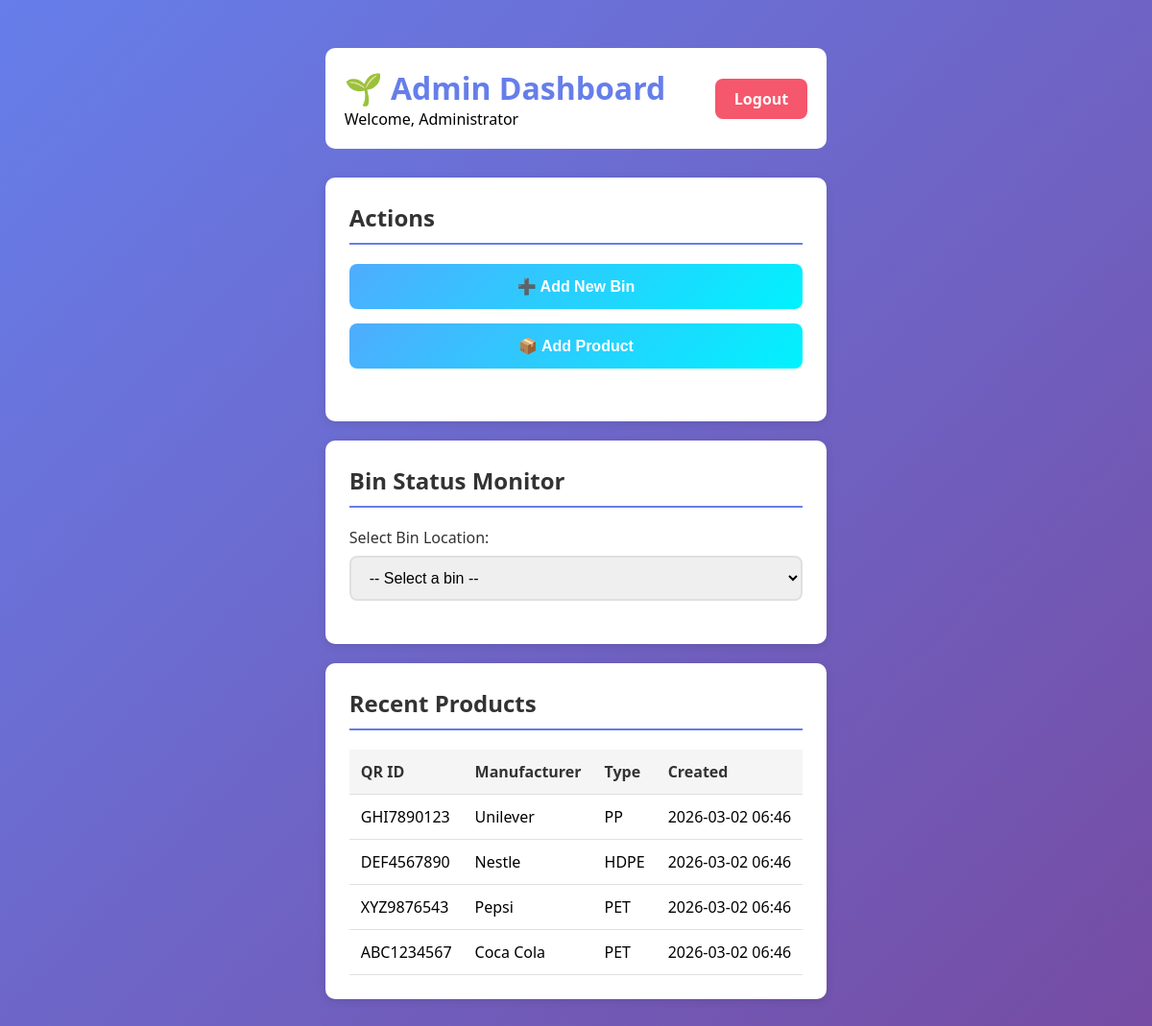
Page /admin_dashboard.php (signed in) on the committed database.
### tables this page shows
CREATE TABLE IF NOT EXISTS product_data (
    id INT AUTO_INCREMENT PRIMARY KEY,
    qr_id VARCHAR(10) UNIQUE NOT NULL,
    manufacturer VARCHAR(100) NOT NULL,
    type ENUM('PET', 'HDPE', 'PP', 'Others') NOT NULL,
    created_at TIMESTAMP DEFAULT CURRENT_TIMESTAMP
);

### admin_dashboard.php (the view, shortened to what this page needs)
<!DOCTYPE html>
<html lang="en">
<head>
    <link rel="stylesheet" href="style.css">
</head>
<body>
    <div class="dashboard-container">
        <div class="dashboard-header">
            <div>
                <h1>🌱 Admin Dashboard</h1>
                <p>Welcome, <?php echo $_SESSION['name']; ?></p>
            </div>
            <a href="?logout=1" class="logout-btn">Logout</a>
        </div>
        <div class="card">
            <h2>Actions</h2>
            <div class="button-grid">
                <button class="btn btn-success" onclick="openModal('addBinModal')">➕ Add New Bin</button>
                <button class="btn btn-success" onclick="openModal('addProductModal')">📦 Add Product</button>
            </div>
        </div>
        <div class="card">
            <h2>Bin Status Monitor</h2>
            <div class="form-group">
                <label for="bin-select">Select Bin Location:</label>
                <select id="bin-select" onchange="loadBinStatus()">
                    <option value="">-- Select a bin --</option>
                </select>
            </div>
        </div>
        <div class="card">
            <h2>Recent Products</h2>
            <table>
                <thead>
                    <tr>
                        <th>QR ID</th>
                        <th>Manufacturer</th>
                        <th>Type</th>
                        <th>Created</th>
                    </tr>
                </thead>
                <tbody>
                    <?php
                    $conn = getDBConnection();
                    $result = $conn->query("SELECT * FROM product_data ORDER BY id DESC LIMIT 10");
                    while ($row = $result->fetch_assoc()):
                    ?>
                    <tr>
                        <td><?php echo $row['qr_id']; ?></td>
                        <td><?php echo $row['manufacturer']; ?></td>
                        <td><?php echo $row['type']; ?></td>
                        <td><?php echo date('Y-m-d H:i', strtotime($row['created_at'])); ?></td>
                    </tr>
                    <?php endwhile; $conn->close(); ?>
                </tbody>
            </table>
        </div>
    </div>
</body>
</html>

### style.css (style rules this page uses)
* { margin: 0; padding: 0; box-sizing: border-box; }
body { font-family: 'Segoe UI', Tahoma, Geneva, Verdana, sans-serif; background: linear-gradient(135deg, #667eea 0%, #764ba2 100%); min-height: 100vh; display: flex; justify-content: center; align-items: center; padding: 20px; }
.dashboard-container { max-width: 1200px; padding: 30px; }
.form-group { margin-bottom: 20px; }
.form-group label { display: block; margin-bottom: 8px; color: #333; font-weight: 500; }
.form-group input, .form-group select { width: 100%; padding: 12px 15px; border: 2px solid #e0e0e0; border-radius: 8px; font-size: 1em; transition: border-color 0.3s; }
.btn { width: 100%; padding: 14px; background: linear-gradient(135deg, #667eea 0%, #764ba2 100%); color: white; border: none; border-radius: 8px; font-size: 1em; font-weight: 600; cursor: pointer; transition: transform 0.2s, box-shadow 0.2s; }
.btn-success { background: linear-gradient(135deg, #4facfe 0%, #00f2fe 100%); }
.dashboard-header { display: flex; justify-content: space-between; align-items: center; margin-bottom: 30px; padding: 20px; background: white; border-radius: 10px; }
.dashboard-header h1 { color: #667eea; }
.logout-btn { background: #f5576c; color: white; padding: 10px 20px; border: none; border-radius: 8px; cursor: pointer; text-decoration: none; font-weight: 600; }
.card { background: white; border-radius: 10px; padding: 25px; margin-bottom: 20px; box-shadow: 0 2px 10px rgba(0,0,0,0.1); }
.card h2 { color: #333; margin-bottom: 20px; border-bottom: 2px solid #667eea; padding-bottom: 10px; }
.button-grid { display: grid; grid-template-columns: repeat(auto-fit, minmax(250px, 1fr)); gap: 15px; margin-bottom: 30px; }
table { width: 100%; border-collapse: collapse; margin-top: 20px; }
table th, table td { padding: 12px; text-align: left; border-bottom: 1px solid #e0e0e0; }
table th { background: #f5f5f5; font-weight: 600; color: #333; }

### rows in the picture
product_data: qr "GHI7890123", manufacturer "Unilever", type "PP", created_at "2026-03-02 06:46"
product_data: qr "DEF4567890", manufacturer "Nestle", type "HDPE", created_at "2026-03-02 06:46"
product_data: qr "XYZ9876543", manufacturer "Pepsi", type "PET", created_at "2026-03-02 06:46"
product_data: qr "ABC1234567", manufacturer "Coca Cola", type "PET", created_at "2026-03-02 06:46"

### other values in the picture
$_SESSION['name'] "Administrator"
